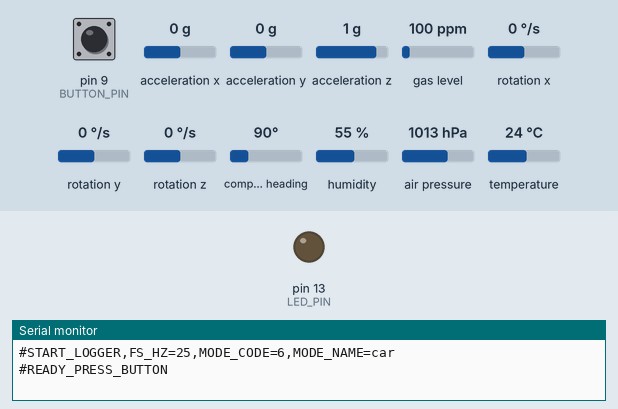
A sketch run on a simulated Arduino Uno, built with avr-gcc and run on an emulated ATmega328P. Shown: output pins drawn as LEDs (lit = HIGH), the last lines printed to the serial monitor. The inputs (shaded band) are chosen by the test bench; at power-on: pin 9 (BUTTON_PIN) HIGH, acceleration x 0 g, acceleration y 0 g, acceleration z 1 g, gas level 100 ppm, rotation x 0 °/s, rotation y 0 °/s, rotation z 0 °/s, compass heading 90°, humidity 55 %, air pressure 1013 hPa, temperature 24 °C.

Above: at 2.2 s.
2.3 s: pin 9 (BUTTON_PIN) pulled LOW for 0.15 s
At 3.2 s:
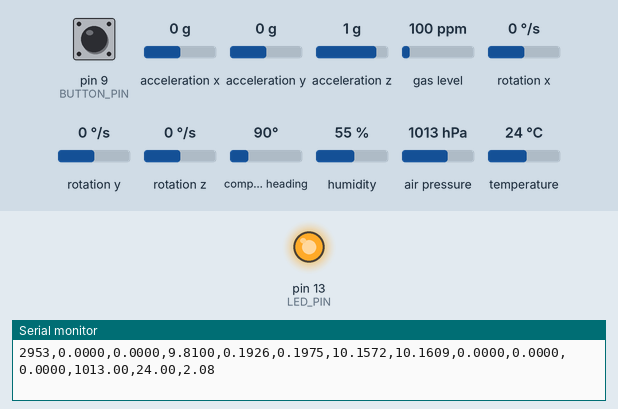
9.9 s: pin 9 (BUTTON_PIN) pulled LOW for 1 s
At 11.3 s:
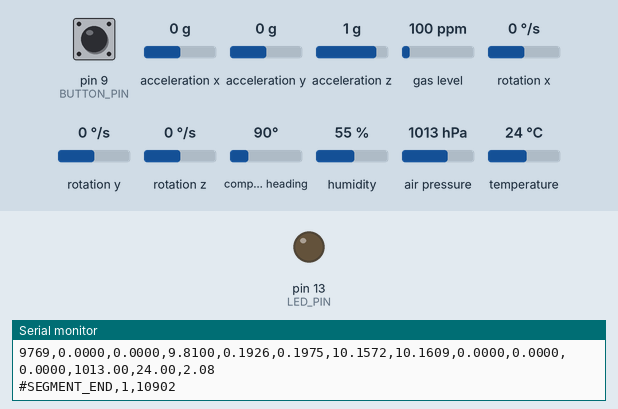
Timing chart, 0 to 12.9 s (numbered marks = the images above; inputs shaded):
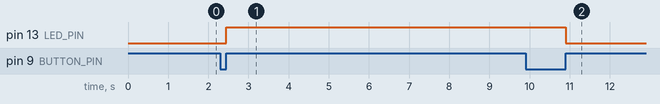

The sketch:

LOGGER_BUTTON_v1.3.ino
```cpp
// LOGGER_BUTTON_v1.3
// - Writes CSV header at the START of EVERY segment (fixes missing headers in saved CSVs)
// - Keeps LED indicator for active logging
// - Emits logger metadata for Python to capture (FS, MODE_CODE)
// LED ON  = segment in progress
// LED OFF = idle

#include <Wire.h>
#include <Adafruit_Sensor.h>
#include <Adafruit_BNO055.h>
#include <utility/imumaths.h>
#include <Adafruit_BMP3XX.h>
#include <math.h>

// -------------------- HARDWARE --------------------
#define BUTTON_PIN 9
#define LED_PIN LED_BUILTIN
#define BMP3_I2C_ADDR 0x77

// -------------------- MODES -----------------------
#define MODE_TRAIN   3
#define MODE_SUBWAY  4
#define MODE_BUS     5
#define MODE_CAR     6
#define MODE_BIKE    7
#define MODE_WALK    8

// *** CHANGE THIS LINE ONLY PER MODE BUILD ***
uint8_t current_mode = MODE_CAR;

// -------------------- SENSORS ---------------------
Adafruit_BNO055 bno = Adafruit_BNO055(55, 0x28);
Adafruit_BMP3XX bmp;

// -------------------- CONSTANTS -------------------
const float SEA_LEVEL_HPA = 1013.25f;

// ---- ACCEL BIASES (m/s^2) ----
const float ACC_BIAS_X = -0.1926f;
const float ACC_BIAS_Y = -0.1975f;
const float ACC_BIAS_Z = -0.3472f;

// -------------------- TIMING ----------------------
const uint32_t FS_HZ = 25;
const uint32_t PERIOD_US = 1000000UL / FS_HZ;
uint32_t nextTickUs = 0;

// -------------------- STATE -----------------------
bool logging_active = false;
uint32_t segment_id = 0;
uint32_t segment_start_ms = 0;
bool last_button_state = HIGH;

// -------------------- HELPERS ---------------------
const char* modeName(uint8_t code) {
  switch (code) {
    case MODE_TRAIN:  return "train";
    case MODE_SUBWAY: return "subway";
    case MODE_BUS:    return "bus";
    case MODE_CAR:    return "car";
    case MODE_BIKE:   return "bike";
    case MODE_WALK:   return "walk";
    default:          return "unknown";
  }
}

void printCsvHeader() {
  Serial.println(
    "t_ms,"
    "ax_raw,ay_raw,az_raw,"
    "ax_corr,ay_corr,az_corr,"
    "acc_mag_corr,"
    "gx,gy,gz,"
    "pressure_hpa,temp_C,alt_m"
  );
}

void waitForButtonRelease() {
  while (digitalRead(BUTTON_PIN) == LOW) {
    delay(5);
  }
}

void setup() {
  Serial.begin(115200);
  unsigned long t0 = millis();
  while (!Serial && millis() - t0 < 2000) {}

  pinMode(BUTTON_PIN, INPUT_PULLUP);
  pinMode(LED_PIN, OUTPUT);
  digitalWrite(LED_PIN, LOW);

  Wire.begin();
  Wire.setClock(400000);

  if (!bno.begin()) {
    Serial.println("#ERROR:BNO055_NOT_FOUND");
    while (1) delay(10);
  }
  delay(1000);
  bno.setExtCrystalUse(true);

  if (!bmp.begin_I2C(BMP3_I2C_ADDR)) {
    Serial.println("#ERROR:BMP3XX_NOT_FOUND");
    while (1) delay(10);
  }

  bmp.setTemperatureOversampling(BMP3_OVERSAMPLING_2X);
  bmp.setPressureOversampling(BMP3_OVERSAMPLING_8X);
  bmp.setIIRFilterCoeff(BMP3_IIR_FILTER_COEFF_3);
  bmp.setOutputDataRate(BMP3_ODR_50_HZ);

  // Boot metadata (Python can parse this once)
  Serial.print("#START_LOGGER,FS_HZ=");
  Serial.print(FS_HZ);
  Serial.print(",MODE_CODE=");
  Serial.print(current_mode);
  Serial.print(",MODE_NAME=");
  Serial.println(modeName(current_mode));

  Serial.println("#READY_PRESS_BUTTON");

  nextTickUs = micros();
}

void loop() {
  // ---------------- BUTTON EDGE DETECT ----------------
  bool button_state = digitalRead(BUTTON_PIN);

  if (last_button_state == HIGH && button_state == LOW) {
    waitForButtonRelease();

    if (!logging_active) {
      // ---- START SEGMENT ----
      logging_active = true;
      digitalWrite(LED_PIN, HIGH);

      segment_id++;
      segment_start_ms = millis();

      Serial.print("#SEGMENT_START,");
      Serial.print(segment_id);
      Serial.print(",");
      Serial.print(current_mode);
      Serial.print(",");
      Serial.println(segment_start_ms);

      // >>> CRITICAL FIX: print CSV header at segment start
      printCsvHeader();

    } else {
      // ---- END SEGMENT ----
      logging_active = false;
      digitalWrite(LED_PIN, LOW);

      Serial.print("#SEGMENT_END,");
      Serial.print(segment_id);
      Serial.print(",");
      Serial.println(millis());
    }
  }
  last_button_state = button_state;

  // ---------------- SAMPLE CLOCK ----------------
  uint32_t nowUs = micros();
  if ((int32_t)(nowUs - nextTickUs) < 0) return;
  nextTickUs += PERIOD_US;

  if (!logging_active) return;

  uint32_t nowMs = millis();

  // ---------------- BNO055 ----------------
  imu::Vector<3> aRaw = bno.getVector(Adafruit_BNO055::VECTOR_ACCELEROMETER);
  float axr = aRaw.x();
  float ayr = aRaw.y();
  float azr = aRaw.z();

  float ax = axr - ACC_BIAS_X;
  float ay = ayr - ACC_BIAS_Y;
  float az = azr - ACC_BIAS_Z;
  float amag = sqrtf(ax*ax + ay*ay + az*az);

  imu::Vector<3> gRaw = bno.getVector(Adafruit_BNO055::VECTOR_GYROSCOPE);
  float gx = gRaw.x();
  float gy = gRaw.y();
  float gz = gRaw.z();

  // ---------------- BMP3XX ----------------
  float pressure_hpa = NAN, temp_C = NAN, alt_m = NAN;
  if (bmp.performReading()) {
    pressure_hpa = bmp.pressure / 100.0f;
    temp_C = bmp.temperature;
    alt_m = bmp.readAltitude(SEA_LEVEL_HPA);
  }

  // ---------------- CSV OUTPUT ----------------
  Serial.print(nowMs); Serial.print(",");
  Serial.print(axr,4); Serial.print(",");
  Serial.print(ayr,4); Serial.print(",");
  Serial.print(azr,4); Serial.print(",");
  Serial.print(ax,4);  Serial.print(",");
  Serial.print(ay,4);  Serial.print(",");
  Serial.print(az,4);  Serial.print(",");
  Serial.print(amag,4);Serial.print(",");
  Serial.print(gx,4);  Serial.print(",");
  Serial.print(gy,4);  Serial.print(",");
  Serial.print(gz,4);  Serial.print(",");
  Serial.print(pressure_hpa,2); Serial.print(",");
  Serial.print(temp_C,2);       Serial.print(",");
  Serial.println(alt_m,2);
}
```

Measured:
- after the input at 2.3 s, pin 13 (LED_PIN): LOW → HIGH after 0.15 s
- after the input at 9.9 s, pin 13 (LED_PIN): HIGH → LOW after 1.0 s
